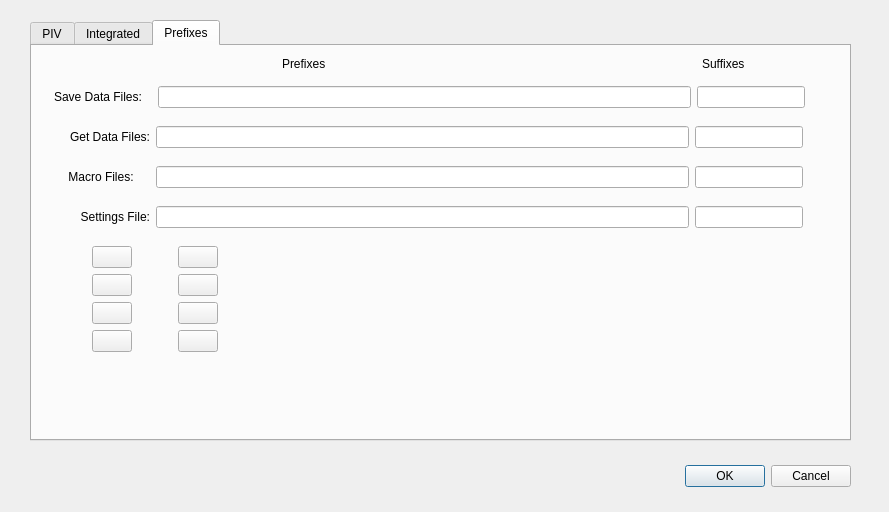
<?xml version="1.0" encoding="UTF-8"?>
<ui version="4.0">
 <class>Preferences</class>
 <widget class="QDialog" name="Preferences">
  <property name="geometry">
   <rect>
    <x>0</x>
    <y>0</y>
    <width>889</width>
    <height>512</height>
   </rect>
  </property>
  <property name="windowTitle">
   <string>Preferences</string>
  </property>
  <widget class="QDialogButtonBox" name="buttonBox">
   <property name="geometry">
    <rect>
     <x>510</x>
     <y>460</y>
     <width>341</width>
     <height>32</height>
    </rect>
   </property>
   <property name="orientation">
    <enum>Qt::Horizontal</enum>
   </property>
   <property name="standardButtons">
    <set>QDialogButtonBox::Cancel|QDialogButtonBox::Ok</set>
   </property>
  </widget>
  <widget class="QTabWidget" name="tabWidget">
   <property name="geometry">
    <rect>
     <x>30</x>
     <y>20</y>
     <width>821</width>
     <height>421</height>
    </rect>
   </property>
   <property name="currentIndex">
    <number>2</number>
   </property>
   <widget class="QWidget" name="PIV">
    <attribute name="title">
     <string>PIV</string>
    </attribute>
   </widget>
   <widget class="QWidget" name="tab">
    <attribute name="title">
     <string>Integrated</string>
    </attribute>
   </widget>
   <widget class="QWidget" name="prefixes">
    <attribute name="title">
     <string>Prefixes</string>
    </attribute>
    <widget class="QLabel" name="label_2">
     <property name="geometry">
      <rect>
       <x>250</x>
       <y>10</y>
       <width>111</width>
       <height>16</height>
      </rect>
     </property>
     <property name="text">
      <string>Prefixes</string>
     </property>
    </widget>
    <widget class="QLabel" name="label_3">
     <property name="geometry">
      <rect>
       <x>670</x>
       <y>10</y>
       <width>61</width>
       <height>16</height>
      </rect>
     </property>
     <property name="text">
      <string>Suffixes</string>
     </property>
    </widget>
    <widget class="QWidget" name="layoutWidget">
     <property name="geometry">
      <rect>
       <x>20</x>
       <y>80</y>
       <width>751</width>
       <height>23</height>
      </rect>
     </property>
     <layout class="QHBoxLayout" name="horizontalLayout_2">
      <item>
       <widget class="QLabel" name="label_4">
        <property name="sizePolicy">
         <sizepolicy hsizetype="Fixed" vsizetype="Fixed">
          <horstretch>0</horstretch>
          <verstretch>0</verstretch>
         </sizepolicy>
        </property>
        <property name="minimumSize">
         <size>
          <width>98</width>
          <height>0</height>
         </size>
        </property>
        <property name="layoutDirection">
         <enum>Qt::LeftToRight</enum>
        </property>
        <property name="text">
         <string>Get Data Files:</string>
        </property>
        <property name="alignment">
         <set>Qt::AlignRight|Qt::AlignTrailing|Qt::AlignVCenter</set>
        </property>
       </widget>
      </item>
      <item>
       <widget class="QLineEdit" name="getPre">
        <property name="sizePolicy">
         <sizepolicy hsizetype="Minimum" vsizetype="Fixed">
          <horstretch>0</horstretch>
          <verstretch>0</verstretch>
         </sizepolicy>
        </property>
        <property name="minimumSize">
         <size>
          <width>491</width>
          <height>0</height>
         </size>
        </property>
       </widget>
      </item>
      <item>
       <widget class="QLineEdit" name="getSuf">
        <property name="sizePolicy">
         <sizepolicy hsizetype="Fixed" vsizetype="Fixed">
          <horstretch>0</horstretch>
          <verstretch>0</verstretch>
         </sizepolicy>
        </property>
        <property name="minimumSize">
         <size>
          <width>91</width>
          <height>0</height>
         </size>
        </property>
       </widget>
      </item>
     </layout>
    </widget>
    <widget class="QWidget" name="layoutWidget_2">
     <property name="geometry">
      <rect>
       <x>20</x>
       <y>120</y>
       <width>751</width>
       <height>23</height>
      </rect>
     </property>
     <layout class="QHBoxLayout" name="horizontalLayout_3">
      <item>
       <widget class="QLabel" name="label_5">
        <property name="sizePolicy">
         <sizepolicy hsizetype="Fixed" vsizetype="Fixed">
          <horstretch>0</horstretch>
          <verstretch>0</verstretch>
         </sizepolicy>
        </property>
        <property name="minimumSize">
         <size>
          <width>98</width>
          <height>0</height>
         </size>
        </property>
        <property name="text">
         <string>Macro Files:</string>
        </property>
        <property name="alignment">
         <set>Qt::AlignCenter</set>
        </property>
       </widget>
      </item>
      <item>
       <widget class="QLineEdit" name="macroPre">
        <property name="sizePolicy">
         <sizepolicy hsizetype="Minimum" vsizetype="Fixed">
          <horstretch>0</horstretch>
          <verstretch>0</verstretch>
         </sizepolicy>
        </property>
        <property name="minimumSize">
         <size>
          <width>491</width>
          <height>0</height>
         </size>
        </property>
       </widget>
      </item>
      <item>
       <widget class="QLineEdit" name="macroSuf">
        <property name="sizePolicy">
         <sizepolicy hsizetype="Fixed" vsizetype="Fixed">
          <horstretch>0</horstretch>
          <verstretch>0</verstretch>
         </sizepolicy>
        </property>
        <property name="minimumSize">
         <size>
          <width>91</width>
          <height>0</height>
         </size>
        </property>
       </widget>
      </item>
     </layout>
    </widget>
    <widget class="QWidget" name="layoutWidget_3">
     <property name="geometry">
      <rect>
       <x>20</x>
       <y>160</y>
       <width>751</width>
       <height>23</height>
      </rect>
     </property>
     <layout class="QHBoxLayout" name="horizontalLayout_4">
      <item>
       <widget class="QLabel" name="label_6">
        <property name="sizePolicy">
         <sizepolicy hsizetype="Fixed" vsizetype="Fixed">
          <horstretch>0</horstretch>
          <verstretch>0</verstretch>
         </sizepolicy>
        </property>
        <property name="minimumSize">
         <size>
          <width>98</width>
          <height>0</height>
         </size>
        </property>
        <property name="text">
         <string>Settings File:</string>
        </property>
        <property name="alignment">
         <set>Qt::AlignRight|Qt::AlignTrailing|Qt::AlignVCenter</set>
        </property>
       </widget>
      </item>
      <item>
       <widget class="QLineEdit" name="settingsPre">
        <property name="sizePolicy">
         <sizepolicy hsizetype="Minimum" vsizetype="Fixed">
          <horstretch>0</horstretch>
          <verstretch>0</verstretch>
         </sizepolicy>
        </property>
        <property name="minimumSize">
         <size>
          <width>491</width>
          <height>0</height>
         </size>
        </property>
       </widget>
      </item>
      <item>
       <widget class="QLineEdit" name="settingsSuf">
        <property name="sizePolicy">
         <sizepolicy hsizetype="Fixed" vsizetype="Fixed">
          <horstretch>0</horstretch>
          <verstretch>0</verstretch>
         </sizepolicy>
        </property>
        <property name="minimumSize">
         <size>
          <width>91</width>
          <height>0</height>
         </size>
        </property>
       </widget>
      </item>
     </layout>
    </widget>
    <widget class="QWidget" name="layoutWidget">
     <property name="geometry">
      <rect>
       <x>22</x>
       <y>40</y>
       <width>751</width>
       <height>23</height>
      </rect>
     </property>
     <layout class="QHBoxLayout" name="horizontalLayout">
      <item>
       <widget class="QLabel" name="label">
        <property name="sizePolicy">
         <sizepolicy hsizetype="Fixed" vsizetype="Fixed">
          <horstretch>0</horstretch>
          <verstretch>0</verstretch>
         </sizepolicy>
        </property>
        <property name="minimumSize">
         <size>
          <width>98</width>
          <height>0</height>
         </size>
        </property>
        <property name="text">
         <string>Save Data Files:</string>
        </property>
       </widget>
      </item>
      <item>
       <widget class="QLineEdit" name="savePre">
        <property name="sizePolicy">
         <sizepolicy hsizetype="Minimum" vsizetype="Fixed">
          <horstretch>0</horstretch>
          <verstretch>0</verstretch>
         </sizepolicy>
        </property>
        <property name="minimumSize">
         <size>
          <width>491</width>
          <height>0</height>
         </size>
        </property>
       </widget>
      </item>
      <item>
       <widget class="QLineEdit" name="saveSuf">
        <property name="sizePolicy">
         <sizepolicy hsizetype="Fixed" vsizetype="Fixed">
          <horstretch>0</horstretch>
          <verstretch>0</verstretch>
         </sizepolicy>
        </property>
        <property name="minimumSize">
         <size>
          <width>91</width>
          <height>0</height>
         </size>
        </property>
       </widget>
      </item>
     </layout>
    </widget>
    <widget class="QWidget" name="">
     <property name="geometry">
      <rect>
       <x>60</x>
       <y>200</y>
       <width>670</width>
       <height>160</height>
      </rect>
     </property>
     <layout class="QFormLayout" name="formLayout">
      <item row="0" column="0">
       <layout class="QHBoxLayout" name="horizontalLayout_5">
        <item>
         <widget class="QPushButton" name="pushButton">
          <property name="text">
           <string/>
          </property>
          <property name="icon">
           <iconset resource="qtoma2.qrc">
            <normaloff>:/Resources/Resources/pal0.jpg</normaloff>:/Resources/Resources/pal0.jpg</iconset>
          </property>
          <property name="iconSize">
           <size>
            <width>256</width>
            <height>16</height>
           </size>
          </property>
         </widget>
        </item>
        <item>
         <spacer name="horizontalSpacer">
          <property name="orientation">
           <enum>Qt::Horizontal</enum>
          </property>
          <property name="sizeHint" stdset="0">
           <size>
            <width>40</width>
            <height>20</height>
           </size>
          </property>
         </spacer>
        </item>
        <item>
         <widget class="QPushButton" name="pushButton_2">
          <property name="text">
           <string/>
          </property>
          <property name="icon">
           <iconset resource="qtoma2.qrc">
            <normaloff>:/Resources/Resources/pal4.jpg</normaloff>:/Resources/Resources/pal4.jpg</iconset>
          </property>
          <property name="iconSize">
           <size>
            <width>256</width>
            <height>16</height>
           </size>
          </property>
         </widget>
        </item>
       </layout>
      </item>
      <item row="1" column="0">
       <layout class="QHBoxLayout" name="horizontalLayout_6">
        <item>
         <widget class="QPushButton" name="pushButton_3">
          <property name="text">
           <string/>
          </property>
          <property name="icon">
           <iconset resource="qtoma2.qrc">
            <normaloff>:/Resources/Resources/pal1.jpg</normaloff>:/Resources/Resources/pal1.jpg</iconset>
          </property>
          <property name="iconSize">
           <size>
            <width>256</width>
            <height>16</height>
           </size>
          </property>
         </widget>
        </item>
        <item>
         <spacer name="horizontalSpacer_2">
          <property name="orientation">
           <enum>Qt::Horizontal</enum>
          </property>
          <property name="sizeHint" stdset="0">
           <size>
            <width>40</width>
            <height>20</height>
           </size>
          </property>
         </spacer>
        </item>
        <item>
         <widget class="QPushButton" name="pushButton_4">
          <property name="text">
           <string/>
          </property>
          <property name="icon">
           <iconset resource="qtoma2.qrc">
            <normaloff>:/Resources/Resources/pal5.jpg</normaloff>:/Resources/Resources/pal5.jpg</iconset>
          </property>
          <property name="iconSize">
           <size>
            <width>256</width>
            <height>16</height>
           </size>
          </property>
         </widget>
        </item>
       </layout>
      </item>
      <item row="2" column="0">
       <layout class="QHBoxLayout" name="horizontalLayout_7">
        <item>
         <widget class="QPushButton" name="pushButton_5">
          <property name="text">
           <string/>
          </property>
          <property name="icon">
           <iconset resource="qtoma2.qrc">
            <normaloff>:/Resources/Resources/pal2.jpg</normaloff>:/Resources/Resources/pal2.jpg</iconset>
          </property>
          <property name="iconSize">
           <size>
            <width>256</width>
            <height>16</height>
           </size>
          </property>
         </widget>
        </item>
        <item>
         <spacer name="horizontalSpacer_3">
          <property name="orientation">
           <enum>Qt::Horizontal</enum>
          </property>
          <property name="sizeHint" stdset="0">
           <size>
            <width>40</width>
            <height>20</height>
           </size>
          </property>
         </spacer>
        </item>
        <item>
         <widget class="QPushButton" name="pushButton_6">
          <property name="text">
           <string/>
          </property>
          <property name="icon">
           <iconset resource="qtoma2.qrc">
            <normaloff>:/Resources/Resources/pal6.jpg</normaloff>:/Resources/Resources/pal6.jpg</iconset>
          </property>
          <property name="iconSize">
           <size>
            <width>256</width>
            <height>16</height>
           </size>
          </property>
         </widget>
        </item>
       </layout>
      </item>
      <item row="3" column="0">
       <layout class="QHBoxLayout" name="horizontalLayout_8">
        <item>
         <widget class="QPushButton" name="pushButton_7">
          <property name="text">
           <string/>
          </property>
          <property name="icon">
           <iconset resource="qtoma2.qrc">
            <normaloff>:/Resources/Resources/pal3.jpg</normaloff>:/Resources/Resources/pal3.jpg</iconset>
          </property>
          <property name="iconSize">
           <size>
            <width>256</width>
            <height>16</height>
           </size>
          </property>
         </widget>
        </item>
        <item>
         <spacer name="horizontalSpacer_4">
          <property name="orientation">
           <enum>Qt::Horizontal</enum>
          </property>
          <property name="sizeHint" stdset="0">
           <size>
            <width>40</width>
            <height>20</height>
           </size>
          </property>
         </spacer>
        </item>
        <item>
         <widget class="QPushButton" name="pushButton_8">
          <property name="text">
           <string/>
          </property>
          <property name="icon">
           <iconset resource="qtoma2.qrc">
            <normaloff>:/Resources/Resources/pal7.jpg</normaloff>:/Resources/Resources/pal7.jpg</iconset>
          </property>
          <property name="iconSize">
           <size>
            <width>256</width>
            <height>16</height>
           </size>
          </property>
         </widget>
        </item>
       </layout>
      </item>
     </layout>
    </widget>
   </widget>
  </widget>
 </widget>
 <resources>
  <include location="qtoma2.qrc"/>
 </resources>
 <connections>
  <connection>
   <sender>buttonBox</sender>
   <signal>accepted()</signal>
   <receiver>Preferences</receiver>
   <slot>accept()</slot>
   <hints>
    <hint type="sourcelabel">
     <x>248</x>
     <y>254</y>
    </hint>
    <hint type="destinationlabel">
     <x>157</x>
     <y>274</y>
    </hint>
   </hints>
  </connection>
  <connection>
   <sender>buttonBox</sender>
   <signal>rejected()</signal>
   <receiver>Preferences</receiver>
   <slot>reject()</slot>
   <hints>
    <hint type="sourcelabel">
     <x>316</x>
     <y>260</y>
    </hint>
    <hint type="destinationlabel">
     <x>286</x>
     <y>274</y>
    </hint>
   </hints>
  </connection>
 </connections>
</ui>
